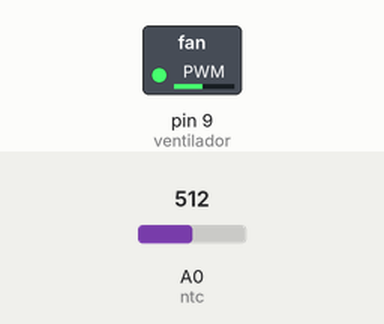
Simulated run of this sketch. Board: Arduino Uno, built with avr-gcc and run on an emulated ATmega328P. On the bench: switched loads named in the sketch (green lamp = pin HIGH). Inputs (shaded band) come from the test bench; at power-on: A0 (ntc) = 512.

Above: at 1.2 s.
1.3 s: A0 (ntc) set to 716
At 1.9 s:
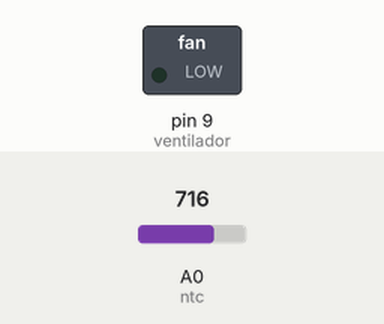
2.8 s: A0 (ntc) set to 681
At 4.0 s:
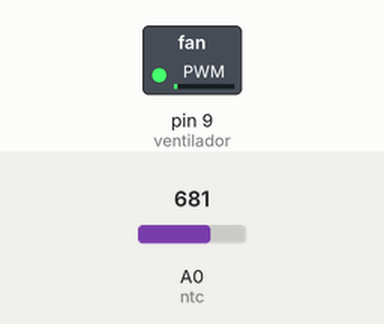
4.3 s: A0 (ntc) set to 306
At 5.4 s:
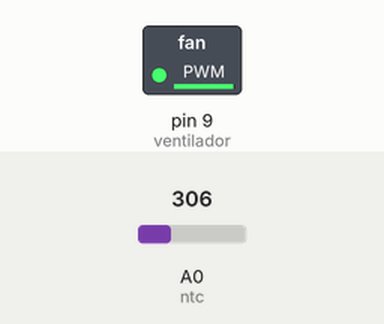
5.8 s: A0 (ntc) set to 900
At 6.5 s:
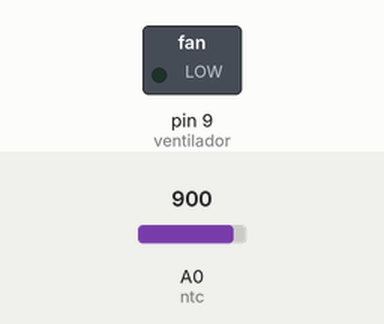
Timing chart, 0 to 8.3 s (numbered marks = the images above; inputs shaded):
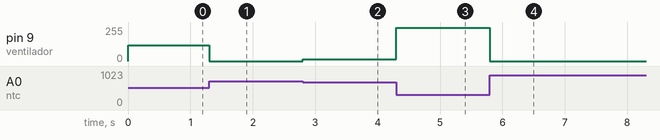

Measured:
- after the input at 1.3 s, pin 9 (ventilador): 119/255 → 0/255 at once
- after the input at 2.8 s, pin 9 (ventilador): 0/255 → 12/255 at once
- after the input at 4.3 s, pin 9 (ventilador): 12/255 → 251/255 at once
- after the input at 5.8 s, pin 9 (ventilador): 251/255 → 0/255 at once

The sketch:

Ventilador.ino
```cpp
const int ntc = A0;
const int ventilador = 9; // PWM

void setup() {}

void loop() {
  int valor = analogRead(ntc);

  //  inverter (porque NTC é inverso)
  int pwm = map(valor, 700, 300, 0, 255);

  // limita faixa (segurança)
  pwm = constrain(pwm, 0, 255);

  analogWrite(ventilador, pwm);
}
```
